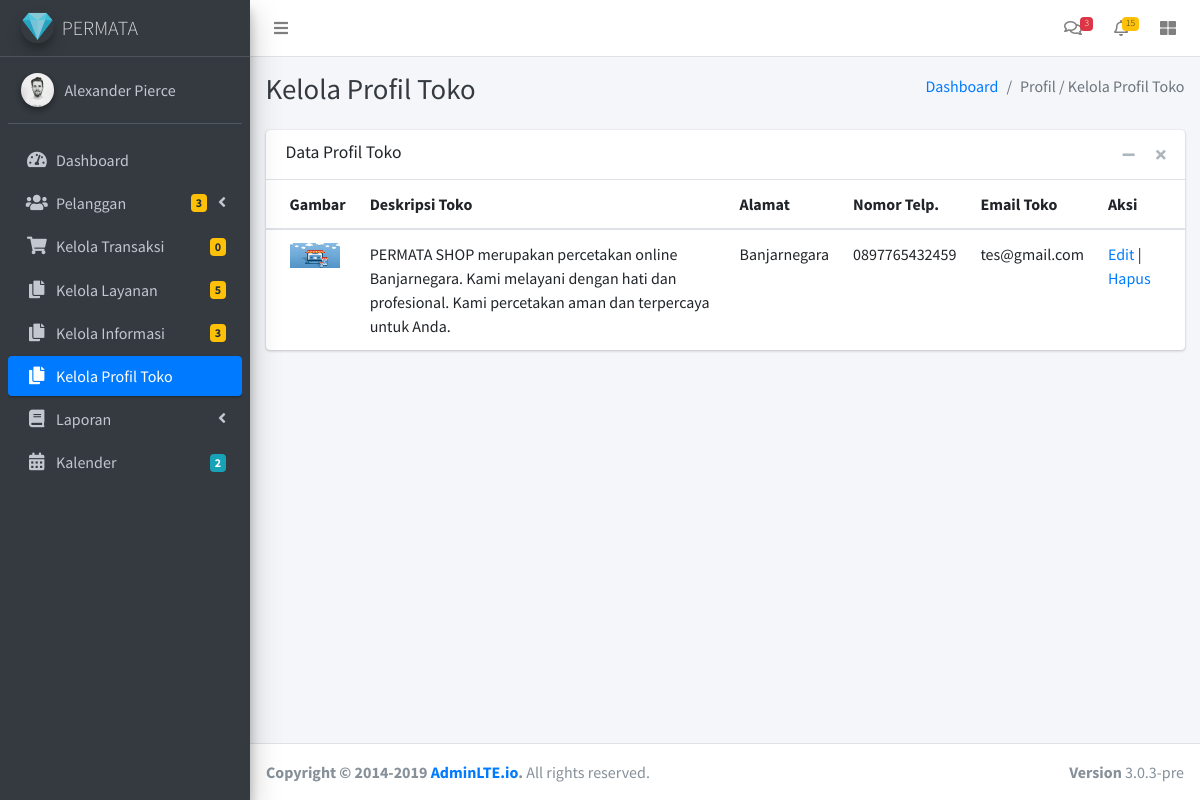
Screenshot of /admin_permata/project/views/profil.php with the database file from the repository.
### tables this page shows
CREATE TABLE `tb_profil_toko` (
  `id_profil_toko` int(11) NOT NULL,
  `foto_toko` varchar(50) NOT NULL,
  `deskripsi_toko` varchar(200) NOT NULL,
  `alamat_toko` varchar(100) NOT NULL,
  `nomor_telpon_toko` varchar(13) NOT NULL,
  `email_toko` varchar(50) NOT NULL
);

### admin_permata/project/views/profil.php (the view, shortened to what this page needs)
<?php
include_once "main.php";
?>
<aside class="main-sidebar sidebar-dark-primary elevation-4">
    <a href="dashboard_admin.php" class="brand-link">
        <img src="../../../image/icon/diamond.png" alt="AdminLTE Logo" class="brand-image img-circle elevation-3" style="opacity: .8">
        <span class="brand-text font-weight-light">PERMATA</span>
    </a>
    <div class="sidebar">
        <div class="user-panel mt-3 pb-3 mb-3 d-flex">
            <div class="image">
                <img src="../../../image/user1-128x128.jpg" class="img-circle elevation-2" alt="User Image">
            </div>
            <div class="info">
                <a href="#" class="d-block">Alexander Pierce</a>
            </div>
        </div>
        <nav class="mt-2">
            <ul class="nav nav-pills nav-sidebar flex-column" data-widget="treeview" role="menu" data-accordion="false">
                <li class="nav-item">
                    <a href="dashboard_admin.php" class="nav-link">
                        <i class="nav-icon fas fa-tachometer-alt"></i>
                        <p>
                            Dashboard
                        </p>
                    </a>
                </li>
                <li class="nav-item has-treeview">
                    <a href="#" class="nav-link">
                        <i class="nav-icon fas fa-users"></i>
                        <p>
                            Pelanggan
                            <i class="fas fa-angle-left right"></i>
                            <?php
                            $varCountTotalUser = "SELECT COUNT(id_pengguna) as jml FROM tb_pengguna";
                            $varQueryTotalUser = mysqli_query($conn, $varCountTotalUser);
                            while ($dataTotalUser = mysqli_fetch_array($varQueryTotalUser)) {
                            ?>
                                <span class="badge badge-warning right"><?= $dataTotalUser['jml']; ?></span>
                            <?php } ?>
                        </p>
                    </a>
                </li>
                <li class="nav-item">
                    <a href="transaction.php" class="nav-link">
                        <i class="nav-icon fas fa-shopping-cart"></i>
                        <p>
                            Kelola Transaksi
                            <?php
                            $varCountTotalTrans = "SELECT COUNT(id_transaksi) as jml FROM tb_transaksi";
                            $varQueryTotalTrans = mysqli_query($conn, $varCountTotalTrans);
                            while ($dataTotalTrans = mysqli_fetch_array($varQueryTotalTrans)) {
                            ?>
                                <span class="badge badge-warning right"><?= $dataTotalTrans['jml']; ?></span>
                            <?php } ?>
                        </p>
                    </a>
                </li>
                <li class="nav-item">
                    <a href="catalog.php" class="nav-link">
                        <i class="nav-icon fas fa-copy"></i>
                        <p>
                            Kelola Layanan
                            <?php
                            $varCountTotalCat = "SELECT COUNT(id_layanan) as jml FROM tb_layanan";
                            $varQueryTotalCat = mysqli_query($conn, $varCountTotalCat);
                            while ($dataTotalCat = mysqli_fetch_array($varQueryTotalCat)) {
                            ?>
                                <span class="badge badge-warning right"><?= $dataTotalCat['jml']; ?></span>
                            <?php } ?>
                        </p>
                    </a>
                </li>
                <li class="nav-item">
                    <a href="info.php" class="nav-link">
                        <i class="nav-icon fas fa-copy"></i>
                        <p>
                            Kelola Informasi
                            <?php
                            $varCountTotalProm = "SELECT COUNT(id_info) as jml FROM tb_promosi";
                            $varQueryTotalProm = mysqli_query($conn, $varCountTotalProm);
                            while ($dataTotalProm = mysqli_fetch_array($varQueryTotalProm)) {
                            ?>
                                <span class="badge badge-warning right"><?= $dataTotalProm['jml']; ?></span>
                            <?php } ?>
                        </p>
                    </a>
                </li>
                <li class="nav-item">
                    <a href="profil.php" class="nav-link active">
                        <i class="nav-icon fas fa-copy"></i>
                        <p>
                            Kelola Profil Toko
                        </p>
                    </a>
                </li>
                <li class="nav-item has-treeview">
                    <a href="#" class="nav-link">
                        <i class="nav-icon fas fa-book"></i>
                        <p>
                            Laporan
                            <i class="right fas fa-angle-left"></i>
                        </p>
                    </a>
                </li>
                <li class="nav-item">
                    <a href="calendar.php" class="nav-link">
                        <i class="nav-icon fas fa-calendar-alt"></i>
                        <p>
                            Kalender
                            <span class="badge badge-info right">2</span>
                        </p>
                    </a>
                </li>
            </ul>
        </nav>
    </div>
</aside>
<div class="content-wrapper">
    <div class="content-header">
        <div class="container-fluid">
            <div class="row mb-2">
                <div class="col-sm-6">
                    <h1 class="m-0 text-dark">Kelola Profil Toko</h1>
                </div>
                <div class="col-sm-6">
                    <ol class="breadcrumb float-sm-right">
                        <li class="breadcrumb-item"><a href="dashboard_admin.php">Dashboard</a></li>
                        <li class="breadcrumb-item active">Profil / Kelola Profil Toko</li>
                    </ol>
                </div>
            </div>
        </div>
    </div>
    <section class="content">
        <div class="container-fluid">
            <div class="row">
                <div class="col-md-12">
                    <div class="card">
                        <div class="card-header border-transparent">
                            <h3 class="card-title">Data Profil Toko</h3>
                            <div class="card-tools">
                                <button type="button" class="btn btn-tool" data-card-widget="collapse">
                                    <i class="fas fa-minus"></i>
                                </button>
                                <button type="button" class="btn btn-tool" data-card-widget="remove">
                                    <i class="fas fa-times"></i>
                                </button>
                            </div>
                        </div>
                        <div class="card-body p-0">
                            <div class="table-responsive">
                                <table class="table m-0">
                                    <thead>
                                        <tr>
                                            <th>Gambar</th>
                                            <th>Deskripsi Toko</th>
                                            <th>Alamat</th>
                                            <th>Nomor Telp.</th>
                                            <th>Email Toko</th>
                                            <th>Aksi</th>
                                        </tr>
                                    </thead>
                                    <tbody>
                                        <?php
                                        $varToko = "SELECT id_profil_toko, foto_toko, deskripsi_toko, alamat_toko, nomor_telpon_toko, email_toko
                                        FROM tb_profil_toko";
                                        $varQueryToko = mysqli_query($conn, $varToko);
                                        $varCountToko = mysqli_num_rows($varQueryToko);
                                        if ($varCountToko > 0) {
                                            while ($dataToko = mysqli_fetch_array($varQueryToko)) {
                                        ?>
                                                <tr>
                                                    <td><img src="../../../image/profil/<?= $dataToko['foto_toko']; ?>" width="50"></td>
                                                    <td><?= $dataToko['deskripsi_toko']; ?></td>
                                                    <td><?= $dataToko['alamat_toko']; ?></td>
                                                    <td><?= $dataToko['nomor_telpon_toko']; ?></td>
                                                    <td><?= $dataToko['email_toko']; ?></td>
                                                    <td><a href="#">Edit</a> | <a href="../process/profil-delete.php?id_profil=<?= $dataToko['id_profil_toko']; ?>">Hapus</a></td>
                                                </tr>
                                            <?php
                                            }
                                        } ?>
                                    </tbody>
                                </table>
                            </div>
                        </div>
                    </div>
                </div>
            </div>
    </section>
</div>
<footer class="main-footer">
    <strong>Copyright &copy; 2014-2019 <a href="http://adminlte.io">AdminLTE.io</a>.</strong>
    All rights reserved.
    <div class="float-right d-none d-sm-inline-block">
        <b>Version</b> 3.0.3-pre
    </div>
</footer>
</div>
<?php
include_once "footer.php";
?>

### rows the page displays
tb_profil_toko: foto_toko (picture), deskripsi_toko "PERMATA SHOP merupakan percetakan online Banjarnegara. Kami melayani dengan hati dan profesional. Kami percetakan aman dan terpercaya untuk Anda.", alamat_toko "Banjarnegara", nomor_telpon_toko "0897765432459", email_toko "tes@gmail.com"

### other values shown
$dataTotalUser['jml'] "3"
$dataTotalTrans['jml'] "0"
$dataTotalCat['jml'] "5"
$dataTotalProm['jml'] "3"
